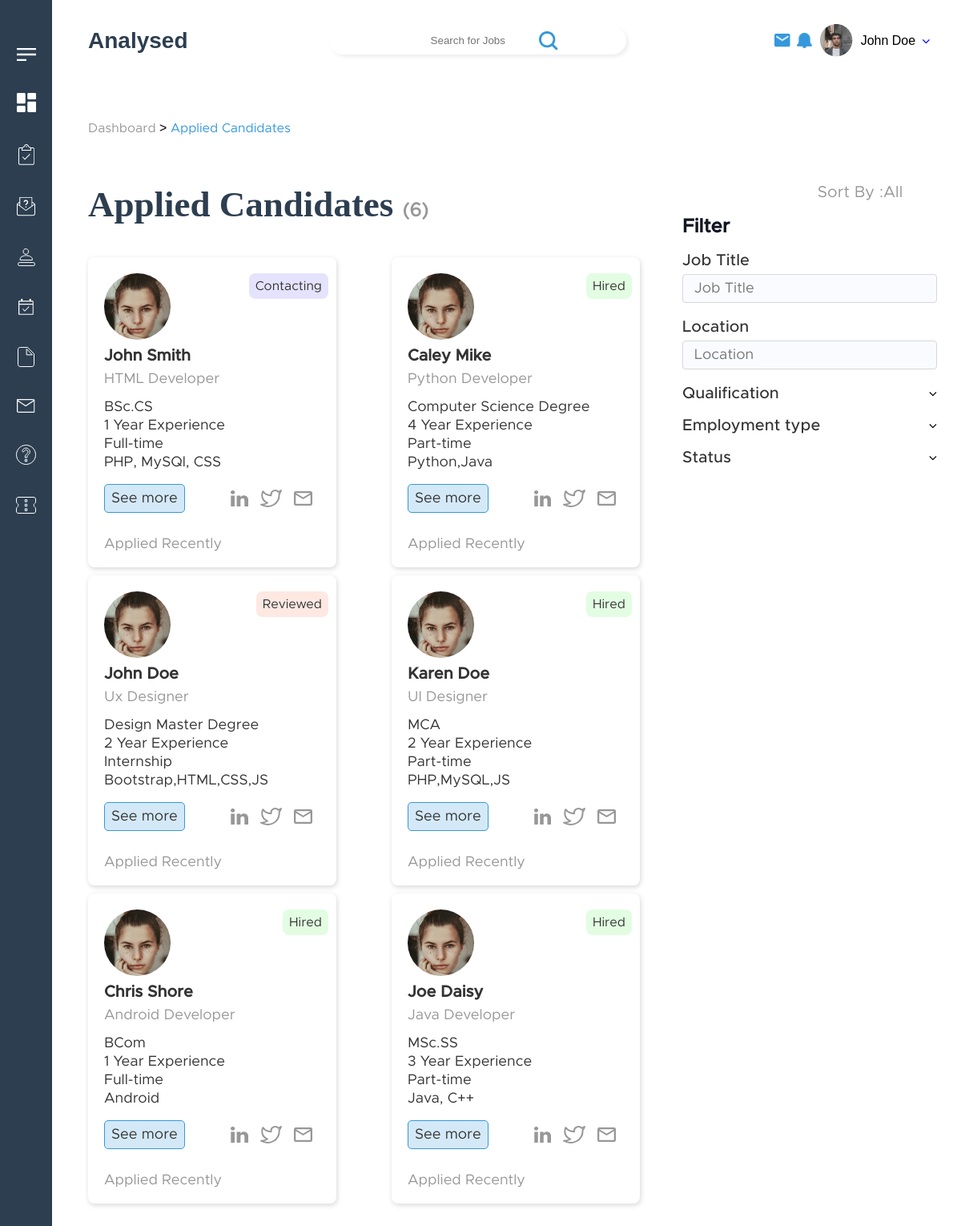
The app's page /Appliedcandidates.php with its own data.
### tables this page shows
CREATE TABLE `jobseeker` (
  `jobseeker_id` int(255) NOT NULL,
  `firstname` varchar(50) NOT NULL,
  `lastname` varchar(50) NOT NULL,
  `qualification` varchar(100) NOT NULL,
  `job_type` varchar(50) NOT NULL,
  `yearofpassing` year(4) NOT NULL,
  `skills` varchar(100) NOT NULL,
  `experience` int(10) NOT NULL,
  `js_email` varchar(100) NOT NULL,
  `countrycode` int(3) NOT NULL,
  `number` bigint(10) NOT NULL,
  `resume` varbinary(100) NOT NULL,
  `location` varchar(100) NOT NULL,
  `interest` varchar(100) NOT NULL,
  `project` varchar(100) NOT NULL,
  `position` varchar(100) NOT NULL,
  `organisation` varchar(100) NOT NULL,
  `availability` varchar(50) NOT NULL,
  `age` int(100) NOT NULL,
  `language` varchar(50) NOT NULL,
  `notes` varchar(255) NOT NULL,
  `image` longblob NOT NULL,
  `dob` date NOT NULL,
  `status` varchar(20) NOT NULL,
  `address` varchar(20) NOT NULL,
  `country` varchar(10) NOT NULL,
  `city` varchar(10) NOT NULL,
  `zip` varchar(10) NOT NULL,
  `state` varchar(10) NOT NULL,
  `current_title` varchar(10) NOT NULL,
  `company_name` varchar(50) NOT NULL,
  `candidate_type` varchar(10) NOT NULL,
  `emp_preference` varchar(10) NOT NULL,
  `source` varchar(10) NOT NULL,
  `recruiter` varchar(10) NOT NULL,
  `current_salary` int(11) NOT NULL,
  `salary_range1` int(11) NOT NULL,
  `salary_range2` int(11) NOT NULL,
  `talent` varchar(20) NOT NULL,
  `comment` varchar(50) NOT NULL,
  `availability_date` date NOT NULL,
  `job` varchar(20) NOT NULL,
  `accessibility` varchar(20) NOT NULL,
  `response_type` varchar(20) NOT NULL,
  `job_status` varchar(50) NOT NULL,
  `added_on` date NOT NULL
);

### Appliedcandidates.php (the view, shortened to what this page needs)
<?php include('connection1.php') ?>
    <link rel="stylesheet" href="./css/DashboardJobs.css">
    <link rel="stylesheet" href="./css/appliedCandidates.css">
    <link rel="stylesheet" href="./css/shortlistedJobs.css">
  <body>
    <?php include('header.php') ?>
    <div class="container">
      <div class="small_container">
        <div class="bread-crumbs_Mytools-recruiter">
            <a href="/" class="unactive-breadcrumb-link">Dashboard</a> > <a href="" class="active-breadcrumb-link">Applied Candidates</a>
        </div>
        <div class="row-flex-jobs-j alignitemsstart-shortlisted Dashboard-main-container-jobs">
            <div class="left-side-container-DashboardJ">
                    <?php
                    $total_rows = mysqli_query($conn,"SELECT * FROM jobseeker");
                    $num = mysqli_num_rows($total_rows);
                    ?>
                <h2 class="jobsCreateaDashboard-jobs">Applied Candidates <span> (<?php echo htmlentities($num); ?>)</span></h2>
                <div class="cards-section-container row-flex-jobs-j" id="result">
                    <?php
                        $sql=mysqli_query($conn,"select * from jobseeker");
                        $check=mysqli_num_rows($sql)>0;
                        if($check){
                            while($row=mysqli_fetch_assoc($sql)){
                         ?>
                        <div class="single-container-cards-DasboardJobs candidatesjobs-applied">
                            <a href="">
                                <?php
                                $status=$row["job_status"];
                                if($status=="Reviewed") { ?>
                                    <p class="candidate-status-jobs Reviewed">Reviewed</p>
                                <?php   }
                                if($status=="Contacting"){ ?>
                                    <p class="candidate-status-jobs Contacting">Contacting</p>
                                <?php }
                                if($status=="Hired"){ ?>
                                    <p class="candidate-status-jobs Hired">Hired</p>
                                <?php } ?>
                                <img src="./img/Ellipse 148-1.png" alt="">
                                <h3 class="job-headingnname"><?php echo $row["firstname"]; ?></h3>
                                <p class="skill-job-candiate"><?php echo $row["position"]; ?></p>
                                <ul class="candidate-desc">
                                    <li><?php echo $row["qualification"]; ?></li>
                                    <li><?php echo $row["experience"]; ?> Year Experience</li>
                                    <li><?php echo $row["job_type"]; ?></li>
                                    <li><?php echo $row["skills"]; ?></li>
                                </ul>
                                <div class="row-flex-jobs-j seemorebutton-social">
                                    <a href="index.php" class="seemoreButton">See more</a>
                                    <div class="row-flex-jobs-j social-media-icons">
                                      <a href="https://www.linkedin.com/shareArticle?mini=true&url=<URL>&t=<TITLE>" onclick="javascript:window.open(this.href, '', 'menubar=no,toolbar=no,resizable=yes,scrollbars=yes,height=300,width=600');return false;" target="_blank" title="Share on Linkedin"><img src="./img/Icon zocial-linkedin.svg" alt=""></a>
                                      <a href="https://twitter.com/share?url=<URL>&text=<TITLE>" onclick="javascript:window.open(this.href, '', 'menubar=no,toolbar=no,resizable=yes,scrollbars=yes,height=300,width=600');return false;" target="_blank" title="Share on Twitter"><img src="./img/Icon feather-twitter.svg" alt=""></a>
                                      <a href="mailto:?subject=[SUBJECT]&body=<URL>" onClick="javascript:window.open(this.href, '', 'menubar=no,toolbar=no,resizable=yes,scrollbars=yes,height=300,width=600');return false;" target="_blank" title="Share on Mail" ><img src="./img/Icon material-mail-outline.svg" alt=""></a>
                                    </div>
                                </div>
                                <p class="date-created-jobsDashboard">Applied Recently</p>
                            </a>
                    </div>
                    <?php
                            }
                        }
                        ?>
                </div>
            </div>
            <div class="right-side-container-DashboardJ">
                <div class="row-flex-jobj justifycontent-flex-end">
                        <p class="sortbyText">Sort By :</p>
                        <select name="multi_search" id="multi_search" class="sortbySelect">
                            <option>All</option>
                        </select>
                    </div>
                <h2 class="filter-heading">Filter</h2>
                <form class="form">
                <div class="category-main-first">
                        <label for="jobtitle" class="label-applied-candidates">Job Title</label>
                        <input type="text" id="jobtitle" placeholder="Job Title" class="input-applied-candidates" oninput="myFunction()">
                </div>
                <div class="category-main-first">
                        <label for="Location" class="label-applied-candidates">Location</label>
                        <input type="text" id="location" placeholder="Location" class="input-applied-candidates" oninput="myFunction()">
                </div>
                <div class="category-main-first">
                    <p class="row-flex-jobs-j">
                        <span class="heading-filter-dj" id="filterHeading3">Qualification</span>
                        <i class="fa fa-angle-down" aria-hidden="true"></i>
                    </p>
                </div>
                <div class="category-main-first">
                    <p class="row-flex-jobs-j">
                        <span class="heading-filter-dj" id="filterHeading4">Employment type</span>
                        <i class="fa fa-angle-down" aria-hidden="true"></i>
                    </p>
                </div>
                <div class="category-main-first">
                    <p class="row-flex-jobs-j">
                        <span class="heading-filter-dj"  id="filterHeading5">Status</span>
                        <i class="fa fa-angle-down" aria-hidden="true"></i>
                    </p>
                </div>
            </form>
        </div>
    </div>

### css/DashboardJobs.css (style rules this page uses)
.left-side-container-DashboardJ { flex-basis: 75%; }
.right-side-container-DashboardJ { flex-basis: 20%; }
.Dashboard-main-container-jobs { margin-top: 60px; }
.jobsCreateaDashboard-jobs { font-size: 45px; font-family: CeraM; color: #2d3e50; margin-bottom: 30px; }
.jobsCreateaDashboard-jobs span { color: #979797; font-family: Metro; font-size: 24px; }
.single-container-cards-DasboardJobs { flex-basis: 30%; margin-top: 10px; background: #ffffff 0% 0% no-repeat padding-box; box-shadow: 1px 2px 6px #00000029; border-radius: 8px; padding: 20px; }
.single-container-cards-DasboardJobs a { text-decoration: none; }
.job-headingnname { font-family: MetroM; font-size: 20px; color: #333333; margin: 10px 0px; }
.date-created-jobsDashboard { font-size: 18px; color: #979797; font-family: Metro; }
.justifycontent-flex-end { justify-content: flex-end; }
.sortbyText { color: #979797; font-size: 20px; font-family: Metro; }
.sortbySelect { background: transparent; font-size: 20px; color: #979797; outline: none; font-family: Metro; border:none; -webkit-appearance: none; -moz-appearance: none; appearance: none; -ms-appearance: none; }
.filter-heading { font-size: 24px; color: #131523; font-family: MetroM; margin: 20px 0px; }
.heading-filter-dj { margin: 10px 0px; display: block; color: #333333; font-size: 20px; font-family: MetroM; cursor: pointer; }
@media screen and (max-width:1350px) { .single-container-cards-DasboardJobs { flex-basis: 45%; } }
@media screen and (max-width:1250px) { .left-side-container-DashboardJ { flex-basis: 65%; } }
@media screen and (max-width:1250px) { .right-side-container-DashboardJ { flex-basis: 30%; } }

### css/appliedCandidates.css (style rules this page uses)
.candidatesjobs-applied { position: relative; }
.candidate-status-jobs { position: absolute; padding: 8px; right: 10px; top: 20px; border-radius: 8px; color: #333333; font-family: Metro; }
.candidate-status-jobs.reviewed { background: #FDE8E2; }
.candidate-status-jobs.Contacting { background: #E5E2FD; }
.candidate-status-jobs.Hired { background: #E2FDE2; }
.skill-job-candiate { color: #979797; font-size: 18px; margin: 6px 0px 17px 0px; font-family: Metro; }
.candidate-desc { list-style:none; color:#333333; font-size: 18px; margin-bottom: 18px; font-family: Metro; }
.candidate-desc li { margin: 5px 0px; }
.seemorebutton-social { justify-content: flex-start!important; position: relative; margin-bottom: 30px; }
.seemorebutton-social .seemoreButton { padding: 8px; color: #333333; font-size: 18px; font-family: Metro; background: #3598DB36; border: 1px solid #3598DB; border-radius: 5px; }
.seemorebutton-social .social-media-icons { position: absolute; right: 10px; }
.social-media-icons a { margin: 0px 0px 0px 15px; }
.label-applied-candidates { display: block; margin: 10px 0px 7px 0px; font-size: 20px; color: #333333; font-family: MetroM; }
.input-applied-candidates { margin-bottom: 10px; outline: none; font-size: 18px; font-family: Metro; border: 1px solid #D7D7D7; background: #FAFBFF; padding: 8px 14px; color: #979797; width: 100%; border-radius: 4px; }

### css/shortlistedJobs.css (style rules this page uses)
.alignitemsstart-shortlisted { align-items: flex-start!important; }

### css/index.css (style rules this page uses)
* { margin: 0px; padding: 0px; box-sizing: border-box; }
.unactive-breadcrumb-link { color: #979797; text-decoration: none; font-family: Metro; }
.active-breadcrumb-link { color: #3598DB; text-decoration: none; font-family: Metro; }
.row-flex-jobj { display: flex; align-items: center; flex-wrap: wrap; }
.row-flex-jobs-j { display: flex; align-items: center; justify-content: space-between; flex-wrap: wrap; }
body { background-color: white; box-sizing: border-box; font-family: sans-serif; background-color: #fff; }
.container { max-width: 100%; margin-left: 80px; position: relative; padding: 0px 30px; margin-top: 30px; }
.small_container { max-width: 90vw; display: block; margin: 80px auto; position: relative; }

### records on screen
jobseeker: job_status "Contacting", firstname "John Smith", position "HTML Developer", qualification "BSc.CS", experience "1", job_type "Full-time", skills "PHP, MySQl, CSS"
jobseeker: job_status "Hired", firstname "Caley Mike", position "Python Developer", qualification "Computer Science Degree", experience "4", job_type "Part-time", skills "Python,Java"
jobseeker: job_status "Reviewed", firstname "John Doe", position "Ux Designer", qualification "Design Master Degree", experience "2", job_type "Internship", skills "Bootstrap,HTML,CSS,JS"
jobseeker: job_status "Hired", firstname "Karen Doe", position "UI Designer", qualification "MCA", experience "2", job_type "Part-time", skills "PHP,MySQL,JS"
jobseeker: job_status "Hired", firstname "Chris Shore", position "Android Developer", qualification "BCom", experience "1", job_type "Full-time", skills "Android"
jobseeker: job_status "Hired", firstname "Joe Daisy", position "Java Developer", qualification "MSc.SS", experience "3", job_type "Part-time", skills "Java, C++"

### other values on screen
$num "6"
